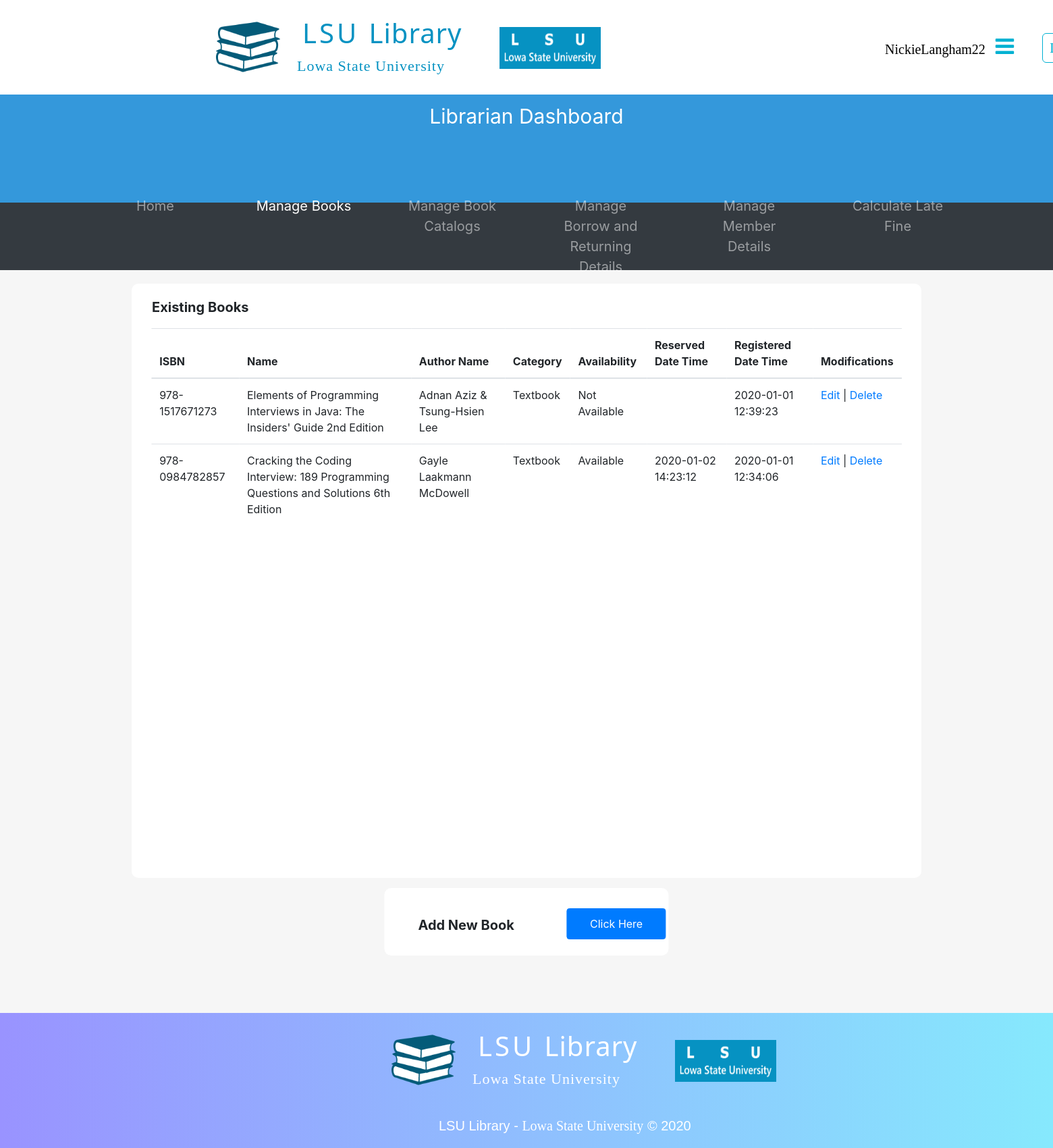
Page /librarianDashboard/1.manageBooks/manageBooks.php (signed in) on the earlier database version.
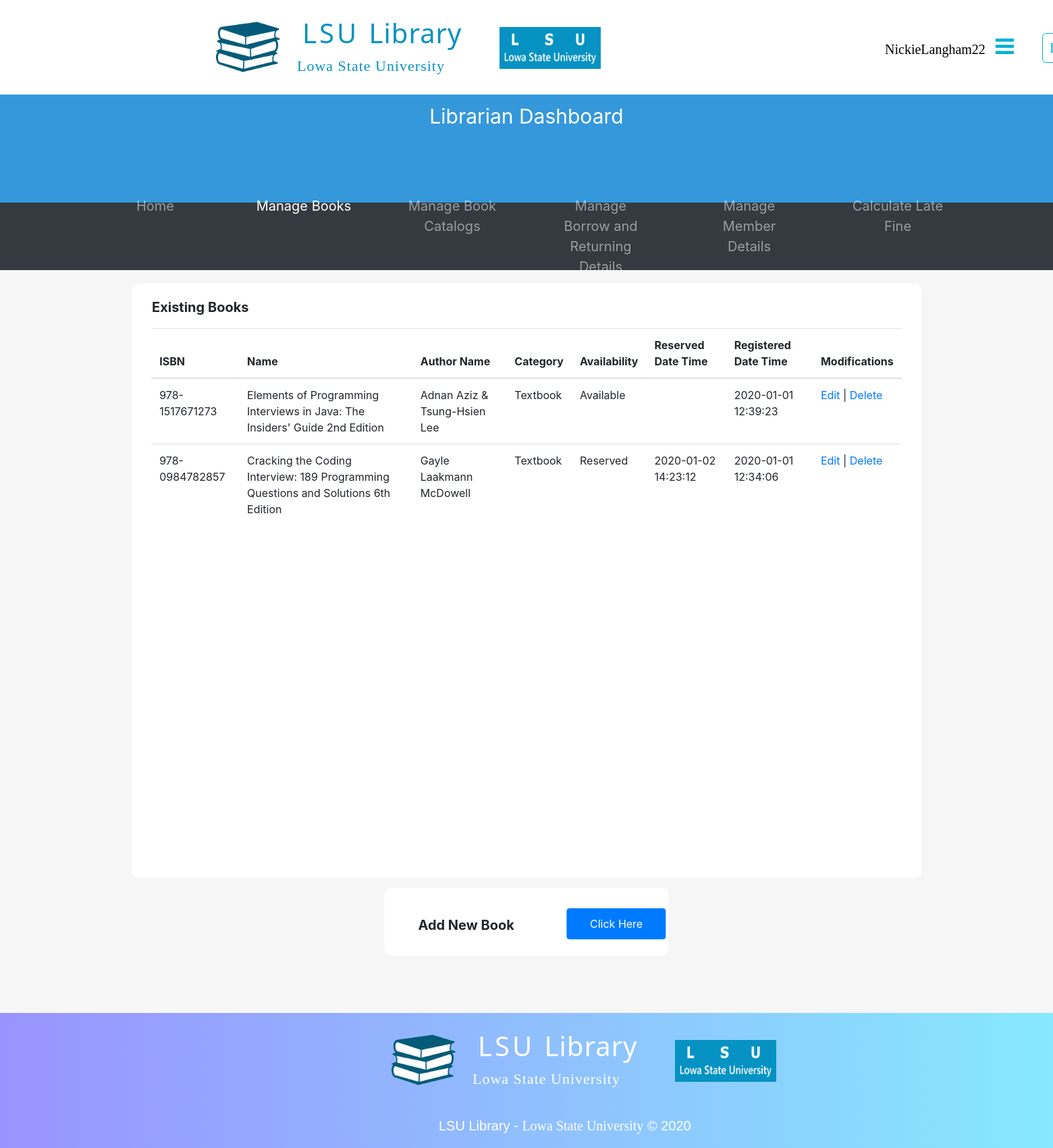
Same page on the later database version.
### tables this page shows
CREATE TABLE Book(
  ISBN VARCHAR(17) NOT NULL,
  Name VARCHAR(200) NOT NULL,
  bcCategoryID INT(8) NOT NULL,
  baAvailabilityID INT(8) NOT NULL,
  ReserveDateTime DATETIME,
  uUserID_ReservedBy INT(8),
  RegisteredDateTime DATETIME DEFAULT CURRENT_TIMESTAMP,
  PRIMARY KEY (ISBN),
  FOREIGN KEY (bcCategoryID) REFERENCES BookCategory (CategoryID),
  FOREIGN KEY (baAvailabilityID) REFERENCES BookAvailability (AvailabilityID),
  FOREIGN KEY (uUserID_ReservedBy) REFERENCES User (UserID)
);

CREATE TABLE BookCategory(
  CategoryID INT AUTO_INCREMENT,
  Category VARCHAR(50) NOT NULL,
  PRIMARY KEY (CategoryID)
);

CREATE TABLE BookAvailability(
  AvailabilityID INT(8) AUTO_INCREMENT,
  Availability VARCHAR(15) NOT NULL,
  PRIMARY KEY (AvailabilityID)
);

CREATE TABLE BookAuthor(
  bISBN VARCHAR(17) NOT NULL,
  Author VARCHAR(50) NOT NULL,
  PRIMARY KEY (bISBN, Author),
  FOREIGN KEY (bISBN) REFERENCES Book (ISBN)
);

### librarianDashboard/1.manageBooks/manageBooks.php (the view, shortened to what this page needs)
<?php
  include_once("../../LSULibraryDBConnection.php");
        ?> <script>
<!DOCTYPE html>
<html>
  <head>
    <link rel="stylesheet" href="../../assets/css/defaultLayout.css">
    <link rel="stylesheet" href="https://cdnjs.cloudflare.com/ajax/libs/font-awesome/4.7.0/css/font-awesome.min.css">
    <link rel="stylesheet" href="../../assets/bootstrap/css/bootstrap.min.css">
  </head>
  <body>
        <div style="height: 140px; width: 100%;">
              <div id="logoSection">
                <img src="../../assets/Images/LSULibraryLogo.png" alt="LSU Library Logo" id="lsuLibraryLogoIcon">
                <h1 id="mainTitle"> LSU <span id="mainTitleSpan">Library</span> </h1>
                <p id="mainTitleSub">Lowa State University</p>
                <img src="../../assets/Images/LSUUniversityLogo.png" alt="LSU Logo" id="lsuLogoIcon">
              </div>
              <table id="navSection">
                <tr>
                  <td class="navItem" id="navItem1">
                    <a href="" data-toggle="popover" data-trigger="hover" data-placement="bottom" title="Options"
                    data-content="View Account Details" style="color: black;">
                      <?php echo $_SESSION['username']; ?> &nbsp
                      <i class="fa fa-bars" style="font-size: 32px;
                                                  color: #00B1D2FF;"></i> &nbsp
                    </a>
                  </td>
                  <td class="navItem" id="navItem2">
                    <a href="../../logout.php">Logout</a>
                  </td>
                </tr>
              </table>
        </div>
            <div style="background-color: #3498DB;
                        width: 100%;
                        height: 160px;">
              <p style="font-size: 30px;
                        color: white;
                        text-align: center;
                        padding-top: 10px;">Librarian Dashboard</p>
              <div style="position: absolute;
                          left: 50%;
                          transform: translate(-50%,-0%);">
              </div>
            </div>
            <nav class="navbar navbar-expand-sm bg-dark navbar-dark" style="height: 100px;">
              <ul class="navbar-nav" style="text-align: center;
                                            position: absolute;
                                            left: 50%;
                                            transform: translate(-50%,-0%);
                                            font-size: 20px;">
                <li class="nav-item">
                  <a class="nav-link" href="../librarianDashboard.php">Home</a>
                </li>
                <li class="nav-item active">
                  <a class="nav-link" href="manageBooks.php">Manage Books</a>
                </li>
                <li class="nav-item">
                  <a class="nav-link" href="../2.manageBookCatalog/manageBookCatalog.php">Manage Book Catalogs</a>
                </li>
                <li class="nav-item">
                  <a class="nav-link" href="#">Manage Borrow and Returning Details</a>
                </li>
                <li class="nav-item">
                  <a class="nav-link" href="#">Manage Member Details</a>
                </li>
                <li class="nav-item">
                  <a class="nav-link" href="#">Calculate Late Fine</a>
                </li>
              </ul>
            </nav>
          <div style="width: 100%;
                      height: 1100px;
                      background-color: #F6F6F6;">
            <div style="width: 75%;
                        height: 880px;
                        background-color: #FFFFFF;
                        border-radius: 10px;
                        position: relative;
                        left: 50%;
                        transform: translateX(-50%);
                        top: 20px;">
              <p style="font-size: 20px;
                        padding-left: 30px;
                        padding-top: 20px;"><b>Existing Books</b></p>
              <div style="width: 95%;
                          height: 790px;
                          background-color: white;
                          position: absolute;
                          left: 50%;
                          transform: translateX(-50%);
                          overflow-y: scroll;">
                <?php
                  $bookDetailsSQL = "SELECT b.ISBN, b.Name, bc.Category, ba.Availability, b.ReserveDateTime, b.RegisteredDateTime FROM Book b
                                    INNER JOIN BookAvailability ba ON ba.AvailabilityID = b.baAvailabilityID
                                    INNER JOIN BookCategory bc ON bc.CategoryID = b.bcCategoryID
                                    ORDER BY RegisteredDateTime DESC;";
                  $bookDetailsResult = mysqli_query($databaseConn, $bookDetailsSQL);
                ?>
                <table class="table table-hover fixed_header" style="border-radius: 10px;">
                  <thead>
                    <tr>
                      <th> ISBN </th>
                      <th> Name </th>
                      <th> Author Name </th>
                      <th> Category </th>
                      <th> Availability </th>
                      <th> Reserved Date Time </th>
                      <th> Registered Date Time </th>
                      <th> Modifications </th>
                    </tr>
                  </thead>
                  <tbody>
                      <?php
                        while($bookDetailsRow = mysqli_fetch_array($bookDetailsResult)){
                          $ISBN = $bookDetailsRow["ISBN"];
                      ?>
                    <tr>
                      <td title="ISBN"><?php echo $ISBN ?></td>
                      <td title="Book Name"><?php echo $bookDetailsRow["Name"]; ?></td>
                        <?php
                          $bookAuthorSQL = "SELECT Author FROM BookAuthor WHERE bISBN = '$ISBN';";
                          $bookAuthorResult = mysqli_query($databaseConn, $bookAuthorSQL);
                          $bookAuthorRowCount = mysqli_num_rows($bookAuthorResult);
                          if($bookAuthorRowCount == 1){
                            while($bookAuthorRow = mysqli_fetch_array($bookAuthorResult)){
                              ?><td  title="Book Author"><?php echo $bookAuthorRow["Author"]; ?></td><?php
                            }
                          }
                          else if($bookAuthorRowCount == 2){
                            $bookAuthor = [];
                            while($bookAuthorRow = mysqli_fetch_array($bookAuthorResult)){
                              $bookAuthor[] = $bookAuthorRow["Author"];
                            }
                            ?><td  title="Book Author"><?php echo $bookAuthor[0]." & ".$bookAuthor[1]; ?></td><?php
                          }
                        ?>
                      <td title="Category"><?php echo $bookDetailsRow["Category"]; ?></td>
                      <td title="Availability"><?php echo $bookDetailsRow["Availability"]; ?></td>
                      <td title="Reserved Date Time"><?php echo $bookDetailsRow["ReserveDateTime"]; ?></td>
                      <td title="Registered Date Time"><?php echo $bookDetailsRow["RegisteredDateTime"]; ?></td>
                      <td>
                          <a href="updateBookDetails.php?isbn=<?php echo $ISBN ?>"> Edit </a>
						            | <a href="deleteBook.php?isbn=<?php echo $ISBN ?>"
                          onClick="return confirm('This book and along with connections to this book will be removed.\nAre you such you want to continue?')">
                          Delete
                        </a>
                      </td>
                    </tr>
                      <?php } ?>
                  </tbody>
                </table>
              </div>
            </div>
            <div style="width: 27%;
                        height: 100px;
                        background-color: #FFFFFF;
                        border-radius: 10px;
                        position: relative;
                        left: 50%;
                        transform: translateX(-50%);
                        top: 35px;">
              <p style="font-size: 20px;
                        padding-left: 50px;
                        padding-top: 40px;"><b>Add New Book</b></p>
              <button type="button" class="btn btn-primary" data-toggle="modal" data-target="#addBookModal"
               style="padding: 10px;
                      width: 35%;
                      position: absolute;
                      left: 270px;
                      top: 30px;">
                Click Here
              </button>
            </div>
          </div>
          <div id="footer">
            <div id="footerLogoSection">
              <img src="../../assets/images/LSULibraryLogo.png" alt="LSU Library Logo" id="lsuLibraryLogoIcon">
              <h1 id="mainTitle"> LSU <span id="mainTitleSpan">Library</span> </h1>
              <p id="mainTitleSub">Lowa State University</p>
              <img src="../../assets/images/LSUUniversityLogo.png" alt="LSU Logo" id="lsuLogoIcon">
            </div>
            <p id="footerText1Main">LSU Library - <span id="footerText1Sub">Lowa State University</span> &copy; 2020</p>
          </div>
  </body>
</html>

### assets/css/defaultLayout.css (style rules this page uses)
* { margin: 0; }
#lsuLibraryLogoIcon { height: 95px; width: 95px; position: relative; top: 122px; left: -120px; }
#logoSection { position: relative; top: -100px; left: 440px; }
#mainTitle { color: #0692c2; letter-spacing: 4px; font-family: 'Noto Sans', sans-serif; font-size: 40px; padding-top: 30px; padding-left: 8px; }
#mainTitleSpan { letter-spacing: 1px; }
#mainTitleSub { font-size: 22px; font-family: verdana; color: #0692c2; letter-spacing: 1px; }
#lsuLogoIcon { height: 62px; width: 150px; position: relative; top: -90px; left: 300px; }
#navSection { position: relative; top: -240px; left: 1280px; }
.navItem { padding-left: 20px; }
.navItem a { font-size: 25px; text-decoration: none; color: #00B1D2FF; font-family: verdana; font-size: 20px; border-style: solid; border-width: thin; border-radius: 6px; padding: 10px; }
#navItem1 a { border-color: white; transition-duration: 0.4s; }
#navItem2 a { transition-duration: 0.4s; }
#footer { background-image: linear-gradient(to right, #9993ff, #86e9fd); height: 200px; }
#footerLogoSection { position:relative; top: -100px; left: 700px; }
#footerLogoSection h1 { color: white; }
#footerLogoSection span { color: white; }
#footerLogoSection p { color: white; }
#footerText1Main { position: relative; top: -140px; left: 650px; font-family: sans-serif; font-size: 20px; color: white; }
#footerText1Sub { font-family: serif; font-size: 20px; color: white; }

### librarianDashboard/1.manageBooks/manageBooks.php (style rules this page uses)
nav li { margin-left:30px; margin-right:30px; width: 160px; }

Differences in the rows shown:
changed book "Elements of Programming Interviews in Java: The Insiders' Guide 2nd Edition": baAvailabilityID.Availability "Not Available" → "Available"
changed book "978-0984782857": baAvailabilityID.Availability "Available" → "Reserved"
